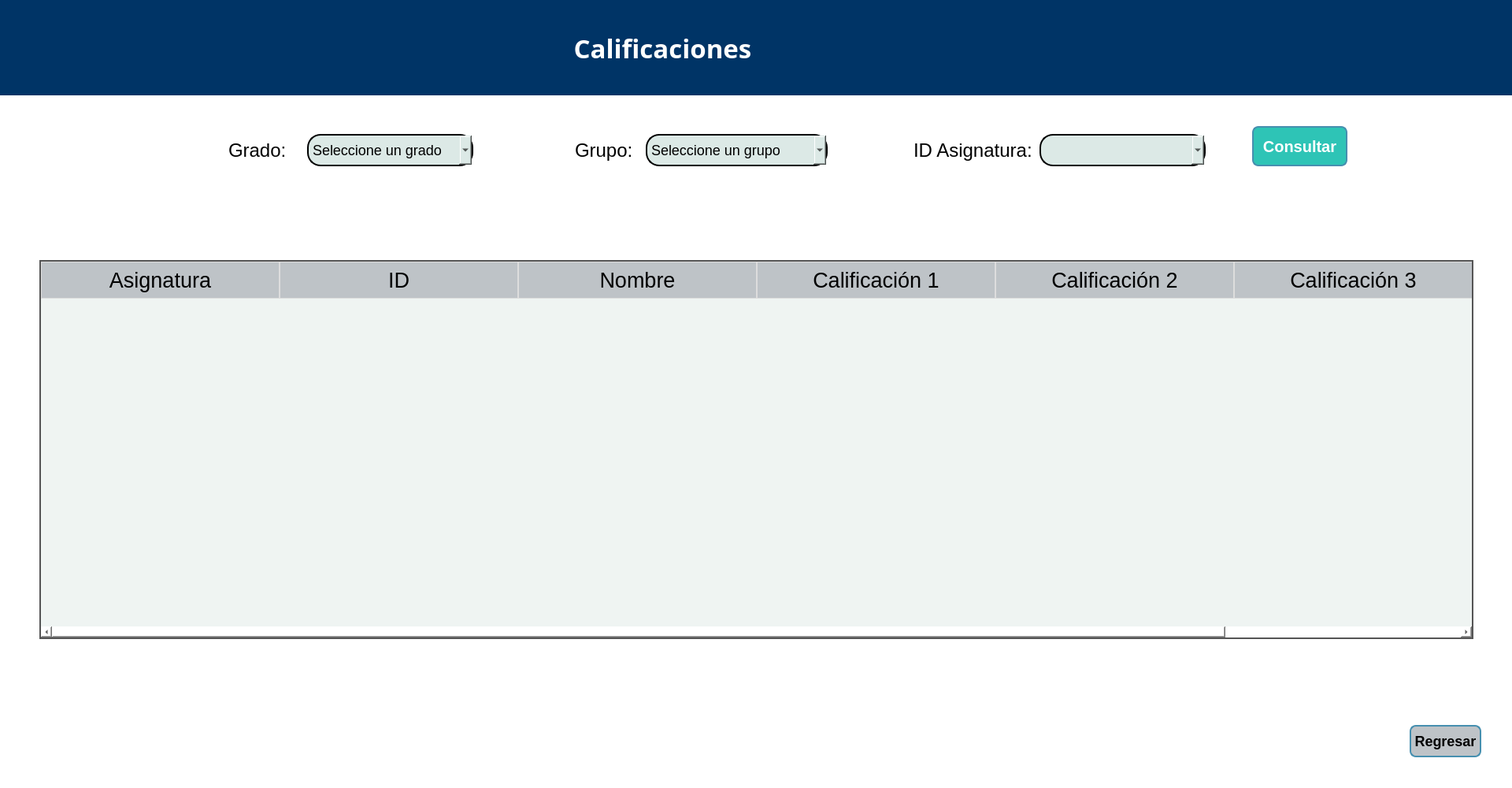
<?xml version="1.0" encoding="UTF-8"?>
<ui version="4.0">
 <class>Dialog</class>
 <widget class="QDialog" name="Dialog">
  <property name="geometry">
   <rect>
    <x>0</x>
    <y>0</y>
    <width>1920</width>
    <height>1000</height>
   </rect>
  </property>
  <property name="minimumSize">
   <size>
    <width>1920</width>
    <height>1000</height>
   </size>
  </property>
  <property name="maximumSize">
   <size>
    <width>1920</width>
    <height>1000</height>
   </size>
  </property>
  <property name="windowTitle">
   <string>Calificaciones</string>
  </property>
  <property name="styleSheet">
   <string notr="true">background:#ffffff;</string>
  </property>
  <widget class="QLabel" name="label_3">
   <property name="geometry">
    <rect>
     <x>1160</x>
     <y>170</y>
     <width>151</width>
     <height>41</height>
    </rect>
   </property>
   <property name="font">
    <font>
     <family>Arial</family>
     <pointsize>18</pointsize>
    </font>
   </property>
   <property name="styleSheet">
    <string notr="true">color:#000000;</string>
   </property>
   <property name="text">
    <string>ID Asignatura:</string>
   </property>
  </widget>
  <widget class="QWidget" name="widget" native="true">
   <property name="geometry">
    <rect>
     <x>0</x>
     <y>0</y>
     <width>1920</width>
     <height>121</height>
    </rect>
   </property>
   <property name="minimumSize">
    <size>
     <width>1920</width>
     <height>0</height>
    </size>
   </property>
   <property name="styleSheet">
    <string notr="true"> background:#003466;
</string>
   </property>
   <widget class="QLabel" name="label">
    <property name="geometry">
     <rect>
      <x>30</x>
      <y>10</y>
      <width>161</width>
      <height>101</height>
     </rect>
    </property>
    <property name="styleSheet">
     <string notr="true">background: transparent;
</string>
    </property>
    <property name="text">
     <string/>
    </property>
    <property name="pixmap">
     <pixmap>logosF.png</pixmap>
    </property>
    <property name="scaledContents">
     <bool>true</bool>
    </property>
   </widget>
   <widget class="QLabel" name="label_2">
    <property name="geometry">
     <rect>
      <x>720</x>
      <y>20</y>
      <width>481</width>
      <height>81</height>
     </rect>
    </property>
    <property name="font">
     <font>
      <family>Arial Black</family>
      <pointsize>25</pointsize>
      <weight>75</weight>
      <bold>true</bold>
      <kerning>true</kerning>
     </font>
    </property>
    <property name="layoutDirection">
     <enum>Qt::LeftToRight</enum>
    </property>
    <property name="styleSheet">
     <string notr="true">qproperty-alignment: 'AlignCenter';
color:#ffffff;
background: transparent;
font-weight: bold;
</string>
    </property>
    <property name="text">
     <string> Calificaciones</string>
    </property>
   </widget>
  </widget>
  <widget class="QTableWidget" name="tabla">
   <property name="geometry">
    <rect>
     <x>50</x>
     <y>330</y>
     <width>1821</width>
     <height>481</height>
    </rect>
   </property>
   <property name="font">
    <font>
     <pointsize>16</pointsize>
    </font>
   </property>
   <property name="styleSheet">
    <string notr="true">QTableWidget {
    background-color: #EFF4F2;
    color: #333;
    gridline-color: #bbb;
    border: 2px solid #555;
}
QHeaderView::section {
    background-color: #BEC3C7;
    color: #000000;
    padding: 5px;
    font-size: 20pt;
    border: 1px solid #ddd;
}</string>
   </property>
   <property name="sizeAdjustPolicy">
    <enum>QAbstractScrollArea::AdjustIgnored</enum>
   </property>
   <property name="autoScrollMargin">
    <number>36</number>
   </property>
   <property name="selectionMode">
    <enum>QAbstractItemView::SingleSelection</enum>
   </property>
   <attribute name="horizontalHeaderDefaultSectionSize">
    <number>303</number>
   </attribute>
   <attribute name="horizontalHeaderMinimumSectionSize">
    <number>46</number>
   </attribute>
   <attribute name="verticalHeaderDefaultSectionSize">
    <number>31</number>
   </attribute>
   <column>
    <property name="text">
     <string>Asignatura</string>
    </property>
    <property name="font">
     <font>
      <family>Arial</family>
      <pointsize>12</pointsize>
      <weight>75</weight>
      <bold>true</bold>
     </font>
    </property>
   </column>
   <column>
    <property name="text">
     <string>ID</string>
    </property>
    <property name="font">
     <font>
      <family>Arial</family>
      <pointsize>12</pointsize>
      <weight>75</weight>
      <bold>true</bold>
     </font>
    </property>
   </column>
   <column>
    <property name="text">
     <string>Nombre</string>
    </property>
    <property name="font">
     <font>
      <family>Arial</family>
      <pointsize>12</pointsize>
      <weight>75</weight>
      <bold>true</bold>
     </font>
    </property>
   </column>
   <column>
    <property name="text">
     <string>Calificación 1</string>
    </property>
    <property name="font">
     <font>
      <family>Arial</family>
      <pointsize>12</pointsize>
      <weight>75</weight>
      <bold>true</bold>
     </font>
    </property>
   </column>
   <column>
    <property name="text">
     <string>Calificación 2</string>
    </property>
   </column>
   <column>
    <property name="text">
     <string>Calificación 3</string>
    </property>
   </column>
  </widget>
  <widget class="QPushButton" name="btnConsultar">
   <property name="geometry">
    <rect>
     <x>1590</x>
     <y>160</y>
     <width>121</width>
     <height>51</height>
    </rect>
   </property>
   <property name="sizePolicy">
    <sizepolicy hsizetype="Preferred" vsizetype="Preferred">
     <horstretch>0</horstretch>
     <verstretch>0</verstretch>
    </sizepolicy>
   </property>
   <property name="font">
    <font>
     <pointsize>-1</pointsize>
     <weight>75</weight>
     <bold>true</bold>
    </font>
   </property>
   <property name="cursor">
    <cursorShape>ArrowCursor</cursorShape>
   </property>
   <property name="styleSheet">
    <string notr="true">QPushButton {
    background-color: #2EC4B6; 
    border: 2px solid #468FAF; 
    color: white;
    font-size: 20px;
    border-radius: 8px;
    padding: 2px;
    font-weight: bold;
}</string>
   </property>
   <property name="text">
    <string>Consultar</string>
   </property>
  </widget>
  <widget class="QComboBox" name="cbGrado">
   <property name="geometry">
    <rect>
     <x>390</x>
     <y>170</y>
     <width>211</width>
     <height>41</height>
    </rect>
   </property>
   <property name="font">
    <font>
     <pointsize>-1</pointsize>
    </font>
   </property>
   <property name="cursor">
    <cursorShape>PointingHandCursor</cursorShape>
   </property>
   <property name="styleSheet">
    <string notr="true">color:#000000;
  border: 2px solid;
    border-radius: 17px;
    padding: 5px;
	background:#DCE9E6;
font-size:18px;</string>
   </property>
   <item>
    <property name="text">
     <string>Seleccione un grado</string>
    </property>
   </item>
   <item>
    <property name="text">
     <string>1</string>
    </property>
   </item>
   <item>
    <property name="text">
     <string>2</string>
    </property>
   </item>
   <item>
    <property name="text">
     <string>3</string>
    </property>
   </item>
  </widget>
  <widget class="QComboBox" name="cbGrupo">
   <property name="geometry">
    <rect>
     <x>820</x>
     <y>170</y>
     <width>231</width>
     <height>41</height>
    </rect>
   </property>
   <property name="font">
    <font>
     <pointsize>-1</pointsize>
    </font>
   </property>
   <property name="cursor">
    <cursorShape>PointingHandCursor</cursorShape>
   </property>
   <property name="styleSheet">
    <string notr="true">color:#000000;
  border: 2px solid;
    border-radius: 17px;
    padding: 5px;
	background:#DCE9E6;
font-size:18px;</string>
   </property>
   <item>
    <property name="text">
     <string>Seleccione un grupo</string>
    </property>
   </item>
   <item>
    <property name="text">
     <string>A</string>
    </property>
   </item>
   <item>
    <property name="text">
     <string>B</string>
    </property>
   </item>
   <item>
    <property name="text">
     <string>C</string>
    </property>
   </item>
   <item>
    <property name="text">
     <string>D</string>
    </property>
   </item>
   <item>
    <property name="text">
     <string>E</string>
    </property>
   </item>
  </widget>
  <widget class="QLabel" name="label_4">
   <property name="geometry">
    <rect>
     <x>290</x>
     <y>170</y>
     <width>81</width>
     <height>41</height>
    </rect>
   </property>
   <property name="font">
    <font>
     <family>Arial</family>
     <pointsize>18</pointsize>
    </font>
   </property>
   <property name="styleSheet">
    <string notr="true">color:#000000;</string>
   </property>
   <property name="text">
    <string>Grado:</string>
   </property>
  </widget>
  <widget class="QLabel" name="label_5">
   <property name="geometry">
    <rect>
     <x>730</x>
     <y>170</y>
     <width>81</width>
     <height>41</height>
    </rect>
   </property>
   <property name="font">
    <font>
     <family>Arial</family>
     <pointsize>18</pointsize>
    </font>
   </property>
   <property name="styleSheet">
    <string notr="true">color:#000000;</string>
   </property>
   <property name="text">
    <string>Grupo:</string>
   </property>
  </widget>
  <widget class="QPushButton" name="btnRegresar">
   <property name="geometry">
    <rect>
     <x>1790</x>
     <y>920</y>
     <width>91</width>
     <height>41</height>
    </rect>
   </property>
   <property name="font">
    <font>
     <pointsize>-1</pointsize>
     <weight>75</weight>
     <bold>true</bold>
    </font>
   </property>
   <property name="cursor">
    <cursorShape>PointingHandCursor</cursorShape>
   </property>
   <property name="styleSheet">
    <string notr="true">QPushButton {
    background-color: #BEC3C7; 
    border: 2px solid #468FAF; 
    color: #000000;
    font-size: 18px;
    border-radius: 8px;
    padding: 2px;
    font-weight: bold;
}</string>
   </property>
   <property name="text">
    <string>Regresar</string>
   </property>
  </widget>
  <widget class="QLabel" name="lbError">
   <property name="geometry">
    <rect>
     <x>290</x>
     <y>840</y>
     <width>1381</width>
     <height>61</height>
    </rect>
   </property>
   <property name="font">
    <font>
     <pointsize>16</pointsize>
     <weight>75</weight>
     <bold>true</bold>
    </font>
   </property>
   <property name="layoutDirection">
    <enum>Qt::LeftToRight</enum>
   </property>
   <property name="styleSheet">
    <string notr="true">color:#000000;
qproperty-alignment: 'AlignCenter';
font-weight: bold;</string>
   </property>
   <property name="text">
    <string/>
   </property>
  </widget>
  <widget class="QComboBox" name="cbMateria">
   <property name="geometry">
    <rect>
     <x>1320</x>
     <y>170</y>
     <width>211</width>
     <height>41</height>
    </rect>
   </property>
   <property name="font">
    <font>
     <pointsize>-1</pointsize>
    </font>
   </property>
   <property name="styleSheet">
    <string notr="true">
    border: 2px solid;
    border-radius: 17px;
    padding: 5px;
	background: #DCE9E6;
font-size:18px;

</string>
   </property>
  </widget>
 </widget>
 <resources/>
 <connections/>
</ui>
